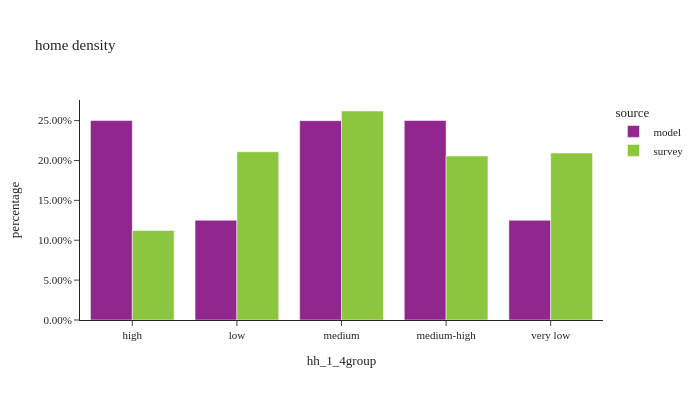

Source (notebook cell):
### Code cell
plot_hh_stat(df_hh, 'hh_1_4group', 'home density')

### Figure 1 — Plotly figure (JSON) as saved in the notebook; plotly's stock layout.template omitted (floating-point values rounded to 4 significant figures)
{"data": [{"alignmentgroup": "True", "customdata": [[434043], [217023], [433835], [434221], [217007]], "hovertemplate": "source=model<br>hh_1_4group=%{x}<br>percentage=%{y}<br>sample count=%{customdata[0]}<extra></extra>", "legendgroup": "model", "marker": {"color": "#91268F", "pattern": {"shape": ""}}, "name": "model", "offsetgroup": "model", "orientation": "v", "showlegend": true, "textposition": "auto", "type": "bar", "x": ["high", "low", "medium", "medium-high", "very low"], "xaxis": "x", "y": [0.25, 0.125, 0.2499, 0.2501, 0.125], "yaxis": "y"}, {"alignmentgroup": "True", "customdata": [[570], [693], [1072], [718], [713]], "hovertemplate": "source=survey<br>hh_1_4group=%{x}<br>percentage=%{y}<br>sample count=%{customdata[0]}<extra></extra>", "legendgroup": "survey", "marker": {"color": "#8CC63E", "pattern": {"shape": ""}}, "name": "survey", "offsetgroup": "survey", "orientation": "v", "showlegend": true, "textposition": "auto", "type": "bar", "x": ["high", "low", "medium", "medium-high", "very low"], "xaxis": "x", "y": [0.1122, 0.2109, 0.262, 0.2055, 0.2093], "yaxis": "y"}], "layout": {"barmode": "group", "font": {"size": 11}, "height": 400, "legend": {"title": {"text": "source"}, "tracegroupgap": 0}, "title": {"text": "home density"}, "width": 700, "xaxis": {"anchor": "y", "domain": [0.0, 1.0], "title": {"text": "hh_1_4group"}}, "yaxis": {"anchor": "x", "domain": [0.0, 1.0], "tickformat": ".2%", "title": {"text": "percentage"}}}}
